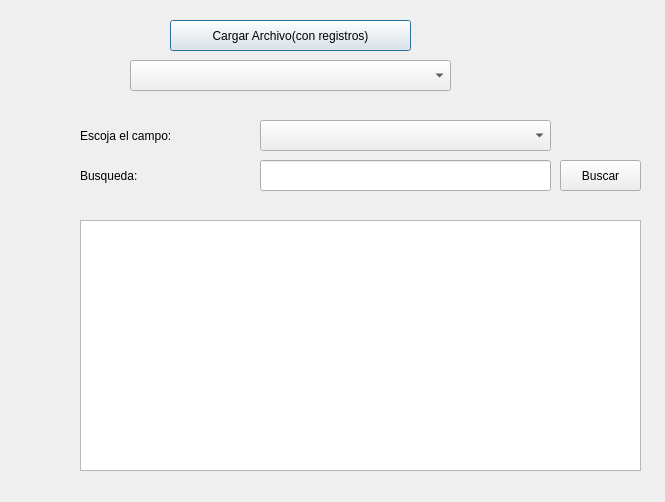
<?xml version="1.0" encoding="UTF-8"?>
<ui version="4.0">
 <class>borrar</class>
 <widget class="QDialog" name="borrar">
  <property name="geometry">
   <rect>
    <x>0</x>
    <y>0</y>
    <width>665</width>
    <height>502</height>
   </rect>
  </property>
  <property name="windowTitle">
   <string>Dialog</string>
  </property>
  <widget class="QPushButton" name="pushButton">
   <property name="geometry">
    <rect>
     <x>170</x>
     <y>20</y>
     <width>241</width>
     <height>31</height>
    </rect>
   </property>
   <property name="text">
    <string>Cargar Archivo(con registros)</string>
   </property>
  </widget>
  <widget class="QComboBox" name="comboarchivos_borrar">
   <property name="geometry">
    <rect>
     <x>130</x>
     <y>60</y>
     <width>321</width>
     <height>31</height>
    </rect>
   </property>
  </widget>
  <widget class="QComboBox" name="combocampos_borrar">
   <property name="geometry">
    <rect>
     <x>260</x>
     <y>120</y>
     <width>291</width>
     <height>31</height>
    </rect>
   </property>
  </widget>
  <widget class="QLabel" name="label">
   <property name="geometry">
    <rect>
     <x>80</x>
     <y>120</y>
     <width>171</width>
     <height>31</height>
    </rect>
   </property>
   <property name="text">
    <string>Escoja el campo:</string>
   </property>
  </widget>
  <widget class="QLabel" name="label_2">
   <property name="geometry">
    <rect>
     <x>80</x>
     <y>160</y>
     <width>151</width>
     <height>31</height>
    </rect>
   </property>
   <property name="text">
    <string>Busqueda:</string>
   </property>
  </widget>
  <widget class="QLineEdit" name="lbusqueda_borrar">
   <property name="geometry">
    <rect>
     <x>260</x>
     <y>160</y>
     <width>291</width>
     <height>31</height>
    </rect>
   </property>
  </widget>
  <widget class="QPushButton" name="pushButton_2">
   <property name="geometry">
    <rect>
     <x>560</x>
     <y>160</y>
     <width>81</width>
     <height>31</height>
    </rect>
   </property>
   <property name="text">
    <string>Buscar</string>
   </property>
  </widget>
  <widget class="QTableWidget" name="tabla_borrar">
   <property name="geometry">
    <rect>
     <x>80</x>
     <y>220</y>
     <width>561</width>
     <height>251</height>
    </rect>
   </property>
  </widget>
 </widget>
 <resources/>
 <connections/>
</ui>
